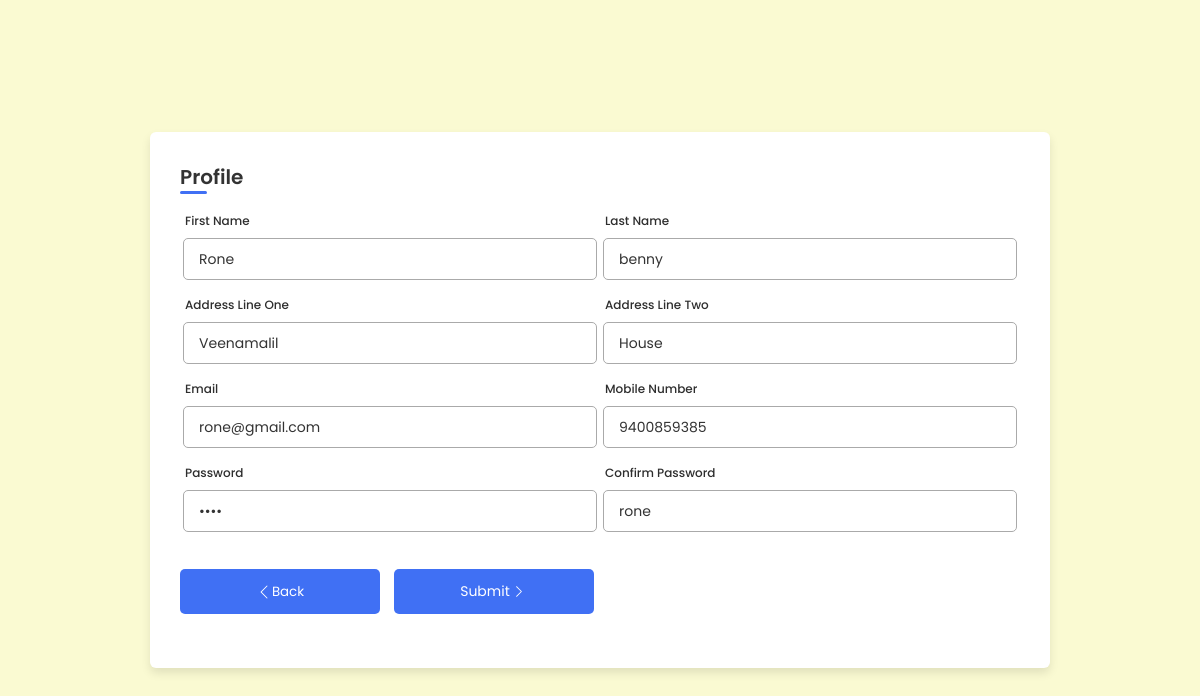
Page /userprofile (signed in) on the committed database.
### expertreviewapp/models.py (models this page shows)
class Registration (models.Model):
     firstname = models.CharField(max_length=50,null=True)
     lastname = models.CharField(max_length=50,null=True)
     dob = models.CharField(max_length=100,null=True)
     gender = models.CharField(max_length=50,null=True)
     addressone = models.CharField(max_length=250,null=True)
     addresstwo= models.CharField(max_length=250,null=True)
     state = models.CharField(max_length=250,null=True)
     district = models.CharField(max_length=250,null=True)
     city = models.CharField(max_length=250,null=True)
     pincode = models.CharField(max_length=250,null=True)
     mobileno = models.CharField(max_length=250,null=True)
     email = models.CharField(max_length=100,null=True)
     password = models.CharField(max_length=50,null=True)
     c_password = models.CharField(max_length=100,null=True)

### expertreviewapp/views.py (the view, shortened to what this page needs)
# urls.py: path('userprofile',views.userprofile),
def userprofile(request):
        id = request.session['id']
        b  = Registration.objects.get(id = id)
        return render(request,'viewuserprofile.html',{"value":b})

### template/viewuserprofile.html (shortened to what this page needs)
{% if value %}
<!DOCTYPE html>
<html lang="en">
<head>
    <link rel="stylesheet" href="https://unicons.iconscout.com/release/v4.0.0/css/line.css">
        <link rel="stylesheet" href="https://cdnjs.cloudflare.com/ajax/libs/font-awesome/5.15.3/css/all.min.css" />
</head>
<body>
    <div class="container">
        <header>Profile </header>
        <form action="" method="POST" enctype="multipart/form-data">
            <div class="form first">
                <div class="details personal">
                    <div class="fields">
                        <div class="input-field">
                            <label>First Name</label>
                            <input type="text"  name="firstname"value="{{value.firstname}}" required>
                        </div>
                        <div class="input-field">
                            <label>Last Name </label>
                            <input type="text" name="lastname"  value="{{value.lastname}}"  required>
                        </div>
                        <div class="input-field">
                         <label>Address Line One</label>
                         <input type="text" name="addone"  value="{{value.addressone}}"  required>
                        </div>
                        <div class="input-field">
                         <label>Address Line Two</label>
                         <input type="text" name="addtwo"  value="{{value.addresstwo}}"  required>
                        </div>
                        <div class="input-field">
                            <label>Email </label>
                            <input type="email"name="email" id="email" value="{{value.email}}" required>
                        </div>
                        <div class="input-field">
                            <label>Mobile Number </label>
                            <input type="text" name="phone" value="{{value.mobileno}}"  required>
                        </div>
                        <div class="input-field">
                            <label>Password</label>
                            <input type="password"  name="password" value="{{value.password}}" required>
                        </div>
                        <div class="input-field">
                            <label>Confirm Password</label>
                            <input type="text"  name="cpassword" value="{{value.c_password}}" required>
                        </div>
                    </div>
                </div>
                    <div class="buttons">
                         <button> <svg xmlns="http://www.w3.org/2000/svg" width="16" height="16" fill="currentColor" class="bi bi-chevron-left" viewBox="0 0 16 16">
                              <path fill-rule="evenodd" d="M11.354 1.646a.5.5 0 0 1 0 .708L5.707 8l5.647 5.646a.5.5 0 0 1-.708.708l-6-6a.5.5 0 0 1 0-.708l6-6a.5.5 0 0 1 .708 0z"/>
                            </svg>
                              <a href="/userhome" style="color: white;text-decoration: none;">Back</a>
                         </button>
                        <button class="submit">
                            <span class="btnText">Submit</span>
                            <svg xmlns="http://www.w3.org/2000/svg" width="18" height="13" fill="currentColor" class="bi bi-chevron-right" viewBox="0 0 16 16">
                                <path fill-rule="evenodd" d="M4.646 1.646a.5.5 0 0 1 .708 0l6 6a.5.5 0 0 1 0 .708l-6 6a.5.5 0 0 1-.708-.708L10.293 8 4.646 2.354a.5.5 0 0 1 0-.708z"/>
                              </svg>
                        </button>
                    </div>
                </div>
            </div>
</body>
</html>
{% endif %}

### template/viewuserprofile.html (style rules this page uses)
* { margin: 0; padding: 0; box-sizing: border-box; font-family: 'Poppins', sans-serif; }
body { min-height: 100vh; display: flex; align-items: center; justify-content: center; background: lightgoldenrodyellow; }
.container { position: relative; max-width: 900px; width: 100%; border-radius: 6px; padding: 30px; margin: 0 15px; background-color: #fff; box-shadow: 0 5px 10px rgba(0,0,0,0.1); }
.container header { position: relative; font-size: 20px; font-weight: 600; color: #333; }
.container header::before { content: ""; position: absolute; left: 0; bottom: -2px; height: 3px; width: 27px; border-radius: 8px; background-color: #4070f4; }
.container form { position: relative; margin-top: 16px; min-height: 430px; background-color: #fff; overflow: hidden; }
.container form .form { position: absolute; background-color: #fff; transition: 0.3s ease; }
.container form .fields { display: flex; align-items: center; justify-content: space-between; flex-wrap: wrap; }
form .fields .input-field { display: flex; width: 50%; flex-direction: column; margin: 4px 0; }
.input-field label { margin-left: 5px; font-size: 12px; font-weight: 500; color: #2e2e2e; }
.input-field input, select { outline: none; font-size: 14px; font-weight: 400; color: #333; border-radius: 5px; border: 1px solid #aaa; padding: 0 15px; height: 42px; margin: 8px 3px; }
.container form button, .backBtn { display: flex; align-items: center; justify-content: center; height: 45px; max-width: 200px; width: 100%; border: none; outline: none; color: #fff; border-radius: 5px; margin: 25px 0; background-color: #4070f4; transition: all 0.3s linear; cursor: pointer; }
.container form .btnText { font-size: 14px; font-weight: 400; }
form .buttons { display: flex; align-items: center; }
form .buttons button , .backBtn { margin-right: 14px; }

### rows in the picture
Registration: lastname "benny", addone "Veenamalil", addtwo "House", email "rone@gmail.com", phone "9400859385", cpassword "rone"
